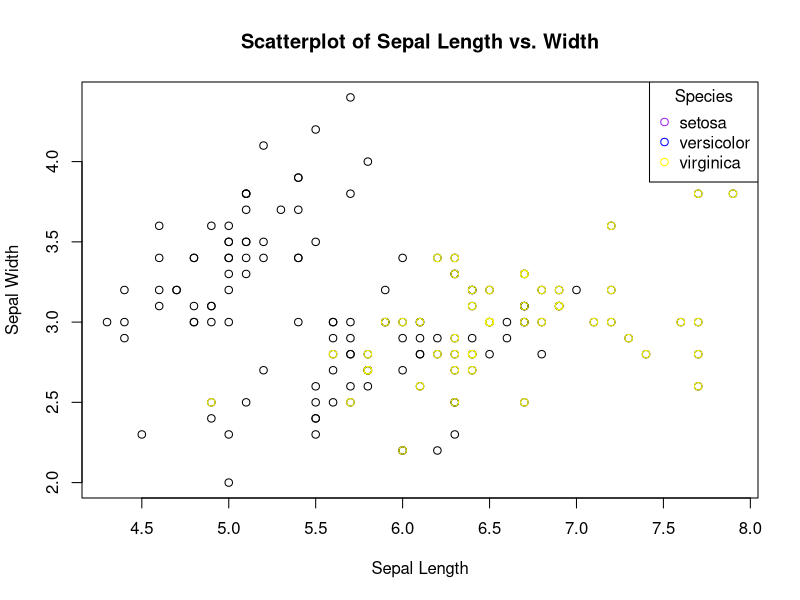

R code for this plot:
#===============================================================================
# ◯。°。°。°。°。°。°。°。°。°。°。° LOOPS 。°。°。°。°。°。°。°。°。°。°。°◯
#===============================================================================


# Loops, quite simply, loop! When a loop is run in R (or even other programming
# languages!) a block of code is run again and again, often until a specified 
# condition is met. Each time the code within a loop is run, it is referred to as 
# an iteration.

# Loops are useful for quickly performing mundane tasks that would otherwise 
# require manual completion. 

# Different loops are useful for different scenarios. Using loops successfully 
# requires recognizing when to use different loops types. Throughout this
# assignment, we will cover three major types of loops in R: "For Loops", "While
# Loops" and "Repeat Loops". 

# For Loops: A for loop repeats a given task for defined number of times.

# While Loops: A while loop keeps repeating a block of code until a certain
# logical parameter is met. Example: While x is less than 3, perform action y.

# Repeat Loops: Similar to while loop but requires a break, or stop to prevent
# the loop from running forever. Example: Until 10 iterations, perform action y. 

#===============================================================================
# For Loops 
#===============================================================================

### Description:

# A For Loop applies a set of operations over a collection of objects (list, vector, matrix, or data frame)
# repeated a defined number of times. The number of iterations are known in advance. 

### Example:
# Create a vector of numbers 1 through 5, and
# then use a for loop to iterate through each number in the vector and print it to the console. 
# The loop variable i takes on the values 1, 2, 3, 4, and 5, and the print() function is called with each value of i.

# create a vector of numbers
numbers <- c(1, 2, 3, 4, 5)

# create a for loop that prints each number in the vector
for (i in numbers) {
  print(i)
}

# For loops can iterate over a sequence of numbers, in the following example,
# from 1 to 100 and calculates the sum of the numbers. 
# The loop variable i takes on the values 1, 2, 3, ..., 100, and the sum variable is updated on each iteration.

sum <- 0
for (i in 1:100) {
  sum <- sum + i
}
print(sum)


### TASK: 

# ✿¸.•´*¨`*•✿ Let's look at some flowers! ✿•*`¨*`•.¸✿

# 1) Load in the "iris" data set built into R. 
# Name the data frame "iris_loop"
library(tidyverse)

iris_loop <- iris

# 2) Set up your For Loop with the parameters to
# use any integer from 1 through the number of columns
# within the data frame (ncol function may be of some assistance)

# 3) Within curly brackets, set the following logical conditions under an "if" function:
#     
#     a) Make it so the function returns a "TRUE" statement if certain
# conditions which we will later establish are met (Grapple with the grepl() function)

#     b) Select the columns within the "iris_loop" data frame and all integers separated by a comma 
# (HINT: [,i] will be the best way to do this)

#     c) Subset another curly bracket pair within the if condition.
#  Inside this secondary curly bracket, set up a logical condition: 
#  1000+separated integers. Make sure this condition is saved back into the "iris_loop" data frame with a "<-"

# 4) Make sure to close out all curly brackets to complete the loop.
for(i in 1:ncol(iris_loop)) {                              
  if(grepl("Width", colnames(iris_loop)[i])) {             
    iris_loop[ , i] <- iris_loop[ , i] + 1000
  }
}

# Question: What happens if you change the "1000+" to "50+"?
#The width column changes from 1000 to 50

#===============================================================================
# While Loops
#===============================================================================


### Description :
# A while loop is a control flow statement that allows you to repeatedly execute a block of code as long as a certain condition is met.
# The condition is a logical expression that is evaluated before each iteration of the loop. If the condition is TRUE, 
# the code inside the loop is executed, and then the condition is evaluated again. This process continues until the condition becomes FALSE, 
# at which point the loop terminates and execution continues with the code following the loop.


###Next within Loops:
# Within loops, especially While Loops, if you wish to skip a current variable and go onto the next
# iteration, you can use the "next" argument within the function. This can be helpful 
# in ignoring variables that would be messy, useless, and overall just unwanted (:,( poor variable)) 
# Consider the following example:
x<-20   # Here we set the length of our variable. 
while (x) {x <- x - 1 # We set our conditions in which x will be equal to x-1
  if (x%%2 != 0) # A further condition is set in which x is divided by 2 if not equal to 0
    next # This tells the while loop to skip any numbers after our conditions set above
  print(x)} # This prints x after it has gone through the loop

### QUESTION: Why do we have the argument !=0? What would occur if we changed it to !=1?
#We have the argument !=0 because it blocks out all the values equal to 0 and if we change it to !=1 it means that it will get rid of the values that are not equal to 1.
# Go ahead and give it a try:
x<-20  
while (x) {x <- x - 1 
if (x%%2 != 0) 
  next 
print(x)}


### Example 1 of While Loops:

# Let's try an example with numbers!

x <- 1 # Stores 1 in the x variable.
while (x < 6) { # Start of the while loop. While x is less than 6, perform some action.
  print(x) #In this case, our action is printing x
  x = x+1 # Adds one to x each loop.
}

### Example 2 of While Loops:

# We can use this to label samples

# Let's build a sample data frame.
Samples_Without_ID <- c("Frog", "Cool Frog", "The Coolest Frog","Cute Frog", "Very Cute Frog", "Strong Frog", "Very Strong Frog")
Samples_Without_ID1 <- data.frame(samples = Samples_Without_ID) #Stores as a data frame.

# Creates length 7 character vector. 
SampleID <- character(7)

x <- 0 # stores 0 into a variable called x.
while (x < 7) { # Creates a while loop that is valid while x is less than 7.
  x <- x + 1 # Adds 1 to the value of x for each iteration of the while loop.
  SampleID[x] <- paste("Sample#", x, sep = "") # Pastes together the character "Sample#" with the variable x.
                                     # This gives an outputs of "Sample1, Sample2, Sample3, etc.)
}

SampleID <- data.frame(SampleID) #Stores as a data frame.

View(SampleID) # Let's check it out!

# Great! Now we want to label our frogs in the Samples_Without_ID1 data frame.  

Samples_With_Label <- cbind(SampleID, Samples_Without_ID1)


### TASK:
# Create a while loop which pastes whole numbers from 1 to 10, but exclude printing 3 using the next function.
# output should look like this: 1, 2, 4, 5, 6, 7, 8, 9, 10
i <- 0
while (i < 10) {
  i <- i + 1
  if (i == 3) {
    next
  }
  print(i)
}

#===============================================================================
#Repeat Loops
#===============================================================================

###Description: 
# If we have a large multidimensional data frame and would like to repeat a block of code 
# over and over again across this data frame, it would be best to use a Repeat loop.
# A repeat loop will continuously execute a block of code and logical conditions over a data frame.
# If the logical conditions return "FALSE", the block of code will continue to be repeated 
# over the entire data frame. No output will be given for a "FALSE" return.
# If the logical conditions return "TRUE", an output will be given.
# However, unlike most other loops, even if a "TRUE" condition is met, the repeat loop will not 
# end, and continue to iterate over and over across the data frame.
# The only way for the Repeat loop to end is by giving it a BREAK condition.

### Question: Based on the description above and the description of While loops. 
# How do Repeat and While loops differ? When might it be best to use one rather than the other?
#While and repeat loops differ in that they are opposites. While loops depend on continuously looping TRUE until it becomes FALSE. And repeat loops continuously running FALSE until it becomes TRUE.

### Breaks:
#The Break statement is a way to stop a loop from running before it has finished all its iterations. When the break statement is encountered within a repeat loop, the loop stops running immediately, and the program moves on to the next line of code after the loop. This can be useful if you want to stop a loop based on a certain condition, without having to wait for it to finish all its iterations.

### Example of Repeat Loops: 

# Basic example of Repeat Loop with a conditional break. 
# Without the break statement, repeat loops would continue indefinitely.
i <- 1
repeat {
  print(paste("Loop", i))
  if (i == 3) {
    break}
  i <- i + 1
}


# Example of using a repeat loop for 'data processing' and conditional break.
# In this example we will increase the salary of each individual in the dataset
# and store the processed data in a new dataset.

# First let's create a data frame with columns 'ID', 'Name', 'Age', 'Gender', and 'Salary'
my_data <- data.frame(
  ID = c(1, 2, 3, 4, 5),
  Name = c("John", "Alice", "Bob", "Eve", "Charlie"),
  Age = c(25, 32, 28, 40, 36),
  Gender = c("M", "F", "M", "F", "M"),
  Salary = c(50000, 60000, 55000, 70000, 65000)
)

# Create a counter to keep track of iterations
i <- 1
# Create a blank dataframe. This allows us to reset the dataframe everytime the loop is ran.
processed_data <- data.frame()

# Repeat loop for processing each row of the dataset
repeat {
  row <- my_data[i, ] # Get the row at the current iteration
  processed_row <- list(  # Perform some data processing on the row
    ID = row$ID,
    Name = paste("Processed:", row$Name),
    Age = row$Age,
    Gender = ifelse(row$Gender == "M", "Male", "Female"),
    Salary = row$Salary * 1.1 # Add a 10% salary increase
  )
  processed_data <- rbind(processed_data, processed_row) # Append the processed row to the processed_data  data frame
  i <- i + 1 # Increase the counter
  if (i > nrow(my_data) || processed_row$Salary > 100000) { 
    break # Exit the loop when all rows have been processed or when the salary exceeds 100,000 (arbitrary)
  }}

### TASK:

# Let's try it on your own!

# Create a repeat loop that does the following: 
#1) Stores 1 in the variable y.
#2) prints y for iteration of the loop. 
#3) Increase y by .7 each iteration. 
#4) Set a break to terminate the loop when y is greater than 14
#5) Print "Y is big now!" when Y is greater than 14. 
y=1
repeat {
  
  print(y)
  
  ifelse(y > 14, print("Y is big now!"), NA)
  
  
  # Break statement to terminate if y > 14
  if (y > 14) {
    break
  }
  
  # Increment y by 1
  y = y + .7
  
  
}


#===============================================================================
#Final: Nested Loops within For Loops
#===============================================================================

 
# Description of nested loops
# Earlier in the course, we used nested ifelse functions. A nested ifeelse function is just
#an ifelse function INSIDE another ifelse function. The same goes for nested loops!

#In a nested loop, we have a loop INSIDE another loop! 

#Nested loops are often used for multideminsion data and allow for more precise
#control of your data. 


### Example of Nested loops:
# While any kind of loop can be nested within other loops, it will be easiest to look at the same two loops nested within each other. Nested loops allow us to look at multidimensional information. 
# A visualization of a real life nested loop would be an analogue clock.
# In this analogy, our outer loop of the clock would be the short hand, which tells the hour..
# Nested within this outer loop is the inner loop, the long hand of the clock, which tells the minute.
# Here's how we would accomplish this in R:


for (s in 1:12){  # Here we set up our outer loop as "s" to represent our short hand, so this will contain any variable between 1-12 since most analogue clocks use standard time.
  for (l in 01:59) # Now we add in a nested, inner logical condition, which creates a second value "l" for the long hand. This hand will represent our minutes
  {print(paste("The short hand is",s,"And the long hand", l))} # Now we want to print our variables, but paste them together when printed
} # Close the loops




### TASK:

# ✿¸.•´*¨`*•✿ More Flowers!✿•*`¨*`•.¸✿

# Now that we know how nested loops work, lets use our knowledge to create a graph that utilizes this new skill.
#We are going to create a scatterplot using the iris dataset, of sepal length vs. sepal width, with each point colored according to its species (setosa in red, versicolor in blue, and virginica in green). The nested loops are going to be used to loop over each species in the dataset, and then over each observation within that species to plot the points with the appropriate color.

#1. Load the iris dataset using the command data(iris).
data(iris)
#2. Create an empty scatterplot with the plot() function. Set the x-axis to Sepal.Length, y-axis to Sepal.Width, and add labels and a title.
plot(x = iris$Sepal.Length, y = iris$Sepal.Width, 
     xlab = "Sepal Length", ylab = "Sepal Width",
     main = "Scatterplot of Sepal Length vs. Width")
#3. Create a loop to iterate over each unique species in the iris dataset using the for() function.
for(species in unique(iris$Species))
#4. Within the loop, subset the iris dataset to only include the current species using the subset() function.
  species_data <- subset(iris, Species == species)
#5. Assign a color to the current species using an if statement and a variable to hold the color.
# Assign a color based on the species
if(species == "setosa") {
  col <- "purple"
} else if(species == "versicolor") {
  col <- "blue"
} else {
  col <- "yellow"
}
#6. Create another loop to iterate over each observation within the current species using the for() function.
#7. Within the nested loop, extract the current observation's sepal length and width using the $ operator.
#8. Use the points() function to plot the current observation as a point on the scatterplot, using the assigned color.
points(species_data$Sepal.Length, species_data$Sepal.Width, col = col)

#9. After the nested loop, use the legend() function to create a legend for the plot. Set the position to "topright", the legend argument to the unique species in the dataset, the col argument to a vector of colors matching the species, the pch argument to 1 to use solid point markers, and the title argument to "Species".
legend("topright", 
       legend = unique(iris$Species),
       col = c("purple", "blue", "yellow"),
       pch = 1,
       title = "Species")
#10. Run the code and check that the resulting scatterplot has a legend.
#The scatterplot does in fact have a legend now!
